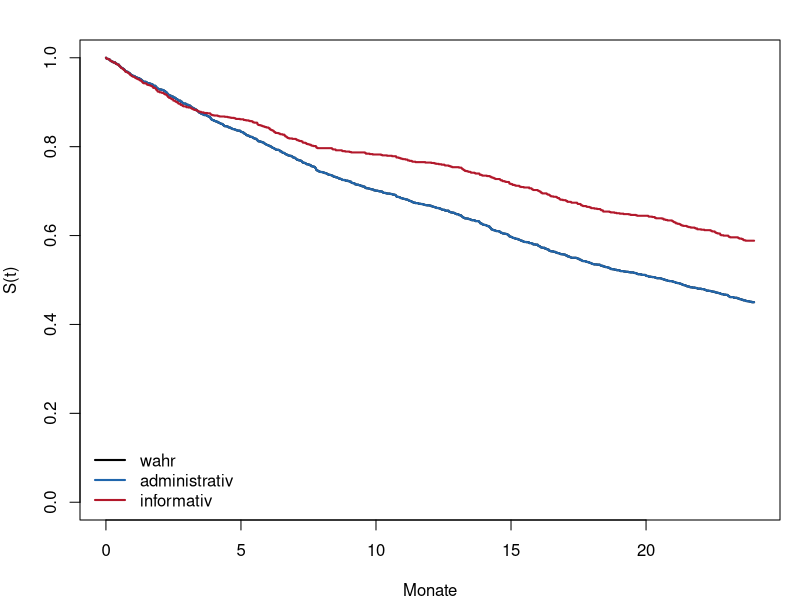
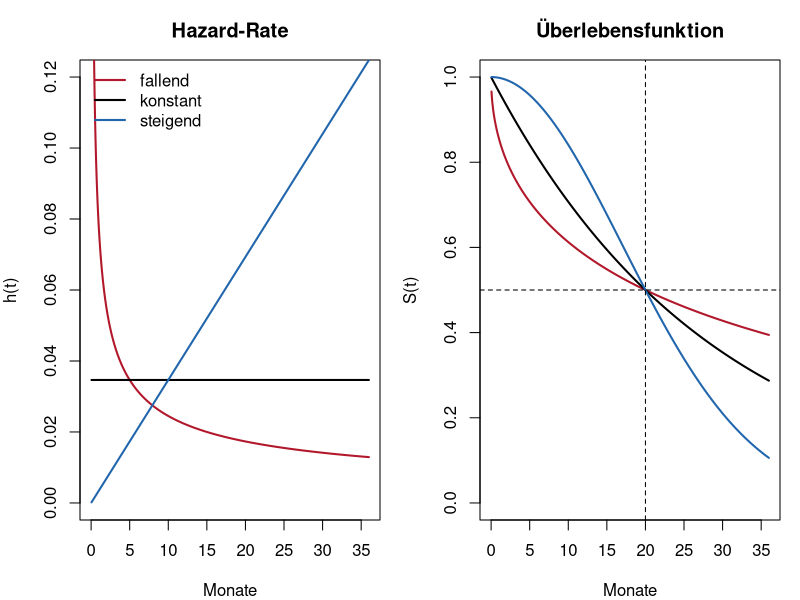

Reproduce these figures in R, in order.
## ---- chunk 1
#| label: setup-r
#| include: false
library(survival)

# Zufallszahlen aus einem einfachen Kongruenzgenerator, damit R und Python
# exakt dieselben Daten sehen.
lehmer <- function(saat, anzahl) {
  s <- saat
  raus <- numeric(anzahl)
  for (k in seq_len(anzahl)) {
    s <- (16807 * s) %% 2147483647
    raus[k] <- s / 2147483647
  }
  raus
}

# Exponentialverteilte Zeiten: -log(u) / rate
exp_zeiten <- function(saat, anzahl, rate) -log(lehmer(saat, anzahl)) / rate
## ---- chunk 2
#| label: b1-zen-r
zeit <- c(3, 4, 5, 8, 10)

# Drei Sichtweisen auf denselben Fall Nummer 3
weggelassen <- data.frame(zeit = zeit[-3], status = 1)
als_ereignis <- data.frame(zeit = zeit, status = c(1, 1, 1, 1, 1))
richtig <- data.frame(zeit = zeit, status = c(1, 1, 0, 1, 1))

for (name in c("weggelassen", "als_ereignis", "richtig")) {
  daten <- get(name)
  kurve <- survfit(Surv(zeit, status) ~ 1, data = daten)
  cat("\n---", name, "---\n")
  print(round(summary(kurve)$surv, 4))
  cat("Median:", summary(kurve)$table["median"], "\n")
}
## ---- chunk 3
#| label: b2-zen-r
vergleich <- function(saat, rate, stichtag = 24, n = 4000) {
  t <- exp_zeiten(saat, n, rate)
  zeit <- pmin(t, stichtag)
  status <- as.integer(t <= stichtag)
  km <- summary(survfit(Surv(zeit, status) ~ 1))$table["median"]
  c(anteil_zensiert = round(mean(status == 0), 2),
    wahrer_median = round(log(2) / rate, 1),
    nur_ereignisse = round(median(zeit[status == 1]), 1),
    alle_als_ereignis = round(median(zeit), 1),
    kaplan_meier = round(unname(km), 1))
}

rbind(maessig = vergleich(2027, 0.035),
      stark = vergleich(2028, 0.020))
## ---- chunk 4
#| label: fig-b3-zen-r
#| fig-cap: "Beispiel 3: dieselbe Grundgesamtheit, drei Zensierungsmuster. Nur die informative Zensierung verschiebt die Kurve."
#| fig-height: 3.6
n <- 2000
hoch <- lehmer(4141, n) < 0.5                    # halbe Gruppe mit hohem Risiko
rate_i <- 0.02 * exp(1.0 * hoch)
t <- -log(lehmer(4242, n)) / rate_i

# Hochrisikopersonen steigen irgendwann in den ersten sechs Monaten aus
ausstieg <- ifelse(hoch, 6 * lehmer(4343, n), Inf)

faelle <- list(
  wahr = list(zeit = t, status = rep(1L, n)),
  administrativ = list(zeit = pmin(t, 24), status = as.integer(t <= 24)),
  informativ = list(zeit = pmin(t, ausstieg, 24),
                    status = as.integer(t <= ausstieg & t <= 24))
)

par(mar = c(4, 4, 2, 1))
farben <- c("black", "#2166ac", "#b2182b")
for (i in seq_along(faelle)) {
  f <- faelle[[i]]
  kurve <- survfit(Surv(f$zeit, f$status) ~ 1)
  if (i == 1) {
    plot(kurve, conf.int = FALSE, col = farben[i], lwd = 2, xlim = c(0, 24),
         ylim = c(0, 1), xlab = "Monate", ylab = "S(t)")
  } else {
    lines(kurve, conf.int = FALSE, col = farben[i], lwd = 2)
  }
  s <- summary(kurve, times = c(12, 24))$surv
  cat(sprintf("%-14s zensiert %.2f  S(12) %.3f  S(24) %.3f  Median %s\n",
              names(faelle)[i], mean(f$status == 0), s[1], s[2],
              format(summary(kurve)$table["median"])))
}
legend("bottomleft", legend = names(faelle), col = farben, lwd = 2, bty = "n")
## ---- chunk 5
#| label: fig-b4-zen-r
#| fig-cap: "Beispiel 4: drei Weibull-Verläufe mit identischem Median. Links die Hazard-Rate, rechts die Überlebensfunktion."
#| fig-height: 3.4
t <- seq(0.05, 36, by = 0.05)
median_soll <- 20

# Weibull: h(t) = (k/lambda) * (t/lambda)^(k-1), S(t) = exp(-(t/lambda)^k)
# lambda so waehlen, dass S(20) = 0.5 gilt
weibull_hazard <- function(t, k) {
  lambda <- median_soll / log(2)^(1 / k)
  (k / lambda) * (t / lambda)^(k - 1)
}
weibull_surv <- function(t, k) {
  lambda <- median_soll / log(2)^(1 / k)
  exp(-(t / lambda)^k)
}

formen <- c(fallend = 0.5, konstant = 1.0, steigend = 2.0)
farben <- c("#b2182b", "black", "#2166ac")

par(mfrow = c(1, 2), mar = c(4, 4, 3, 1))
plot(NA, xlim = c(0, 36), ylim = c(0, 0.12), xlab = "Monate", ylab = "h(t)",
     main = "Hazard-Rate")
for (i in seq_along(formen)) lines(t, weibull_hazard(t, formen[i]),
                                   col = farben[i], lwd = 2)
legend("topleft", legend = names(formen), col = farben, lwd = 2, bty = "n")

plot(NA, xlim = c(0, 36), ylim = c(0, 1), xlab = "Monate", ylab = "S(t)",
     main = "Überlebensfunktion")
for (i in seq_along(formen)) lines(t, weibull_surv(t, formen[i]),
                                   col = farben[i], lwd = 2)
abline(h = 0.5, lty = 2); abline(v = median_soll, lty = 2)
par(mfrow = c(1, 1))

# Anteile zu drei Zeitpunkten
round(sapply(formen, function(k) weibull_surv(c(3, 12, 20, 36), k)), 3) |>
  `rownames<-`(c("t=3", "t=12", "t=20", "t=36"))
